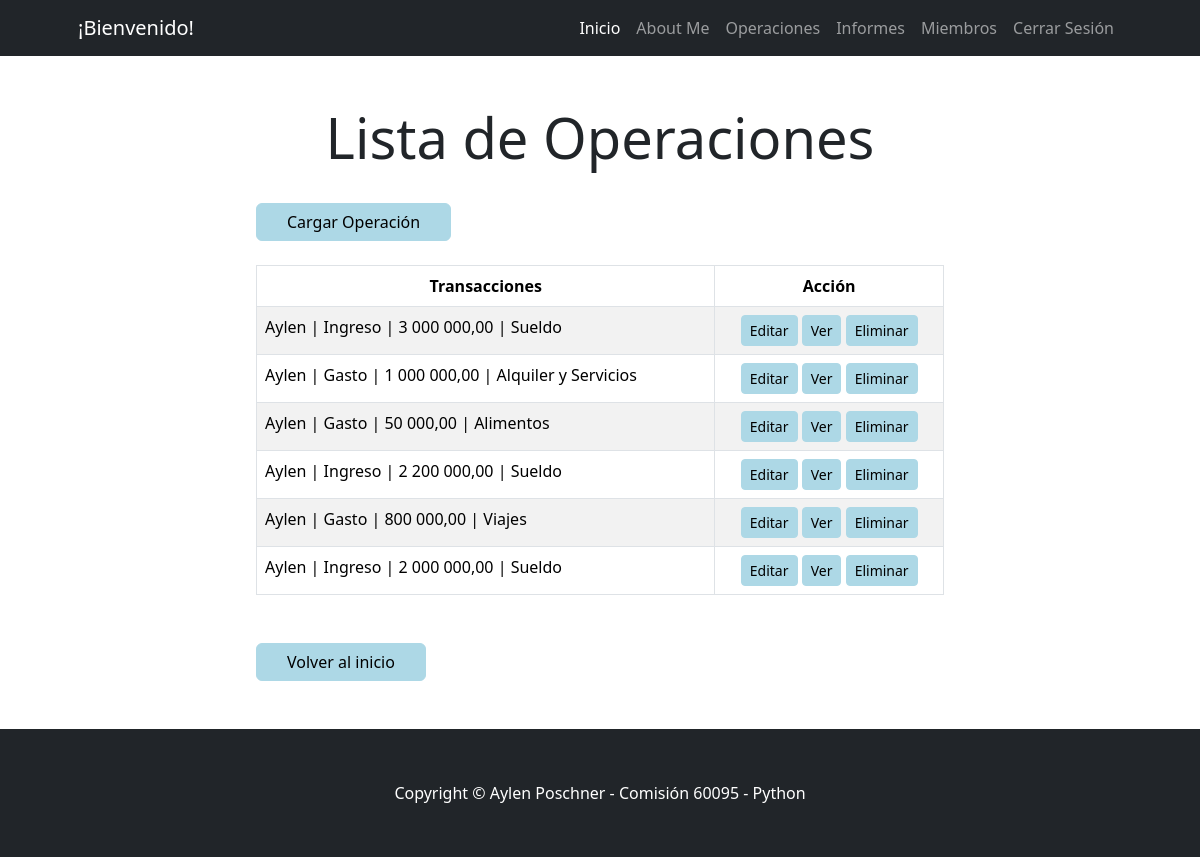
Screenshot of /gestion/transaccion/list/ (signed in) with the database file from the repository.
### gestion/models.py (models this page shows)
class Transaccion(models.Model):
    nombre = models.ForeignKey(User,on_delete=models.DO_NOTHING)
    tipo = models.CharField(max_length=1,choices=TIPOS_TRANSACCIONES)
    monto = models.DecimalField(max_digits=10,decimal_places=2)
    categoria = models.CharField(max_length=50,choices=CATEGORIAS,default="O")
    descripcion = models.TextField(max_length=30,null=True,blank=True)
    fecha = models.DateField(null=True,blank=True)
    class Meta:
        verbose_name = "Transaccion"
        verbose_name_plural = "Transacciones"
        ordering = ("-fecha",)

### gestion/views_models/transaccion.py (the view)
# urls.py: path("transaccion/list/", transaccion.TransaccionListView.as_view(), name="transaccion_list"),
class TransaccionListView(ListView):
    model = Transaccion
    def get_queryset(self):
        if self.request.user.is_staff:
            return Transaccion.objects.all()
        return Transaccion.objects.filter(nombre=self.request.user)

### gestion/templates/gestion/transaccion_list.html
{% extends 'core/base.html' %}
{% load static %}
{% load humanize %}
{% block contenido %}
<div class="container px-4 px-lg-5">
    <div class="row justify-content-center my-5">
        <div class="col-lg-8 text-center">
            <h4 class="display-4 mb-4">Lista de Operaciones</h4>
        </div>
        <div class="col-lg-8">
            <a href="{% url 'gestion:transaccion_create' %}" class="btn btn-primary mt-2" style="background-color: lightblue; border-color: lightblue; color: black; padding-left: 30px; padding-right: 30px;">Cargar Operación</a>
        </div>
        <div class="col-lg-8 text-center mt-4">
            <div class="table-responsive">
                <table class="table table-striped table-bordered">
                    <thead>
                        <tr>
                            <th>Transacciones</th>
                            <th>Acción</th>
                        </tr>
                    </thead>
                    <tbody>
                        {% for object in object_list %}
                            <tr>
                                <td style="text-align: left;">{{ object.nombre }} | {{ object.get_tipo_display}} | {{ object.monto|intcomma }} | {{ object.get_categoria_display }} </td>
                                <td>
                                    <a href="{% url 'gestion:transaccion_update' object.id %}" class="btn btn-warning btn-sm" style="background-color: lightblue;border-color:lightblue; color: black;">Editar</a>
                                    <a href="{% url 'gestion:transaccion_detail' object.id %}" class="btn btn-info btn-sm" style="background-color:lightblue;border-color:lightblue;color: black;">Ver</a>
                                    <a href="{% url 'gestion:transaccion_delete' object.id %}" class="btn btn-danger btn-sm" style="background-color:lightblue;border-color:lightblue;color: black;">Eliminar</a>
                                </td>
                            </tr>
                        {% empty %}
                            <tr>
                                <td colspan="4" class="text-center">No hay datos disponibles</td>
                            </tr>
                        {% endfor %}
                    </tbody>
                </table>
            </div>
        </div>
        <div class="col-lg-8 mt-4">
            <a href="{% url 'core:index' %}" class="btn btn-primary mt-2" style="background-color: lightblue; border-color:lightblue; color: black; padding-left: 30px; padding-right: 30px;">Volver al inicio</a>
        </div>
    </div>
</div>
{% endblock contenido %}

### rows the page displays
Transaccion: nombre "Aylen", tipo "Ingreso", monto "3 000 000,00", categoria "Sueldo"
Transaccion: nombre "Aylen", tipo "Gasto", monto "1 000 000,00", categoria "Alquiler y Servicios"
Transaccion: nombre "Aylen", tipo "Gasto", monto "50 000,00", categoria "Alimentos"
Transaccion: nombre "Aylen", tipo "Ingreso", monto "2 200 000,00", categoria "Sueldo"
Transaccion: nombre "Aylen", tipo "Gasto", monto "800 000,00", categoria "Viajes"
Transaccion: nombre "Aylen", tipo "Ingreso", monto "2 000 000,00", categoria "Sueldo"
